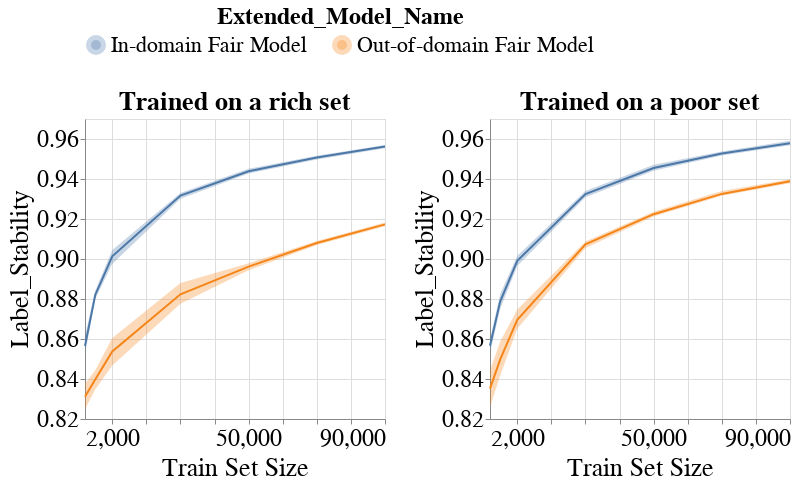

Notebook source saved alongside this figure:
### Code cell
create_group_metric_line_bands_per_dataset_plot(metrics_per_exp_dct=metrics_per_exp_dct,
                                                experiment_names=EXPERIMENT_NAMES,
                                                model_name=MODEL_NAMES[0],
                                                metric_type='subgroup',
                                                metric_name='Label_Stability',
                                                group_name='overall',
                                                ylim=[0.82, 0.97],
                                                with_band=True)
